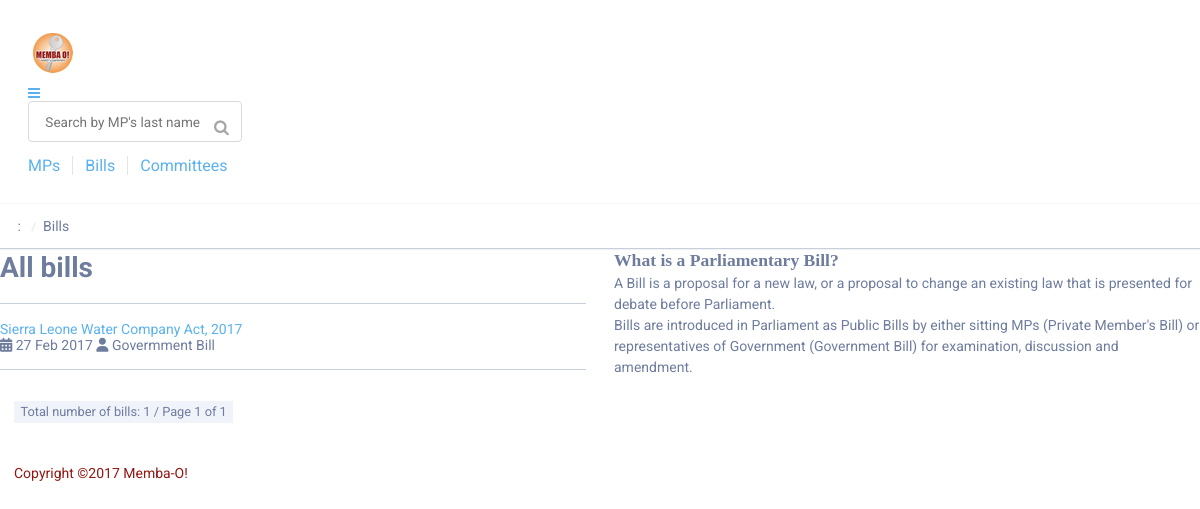
The page /bills.php on the database its author committed.
### tables this page shows
CREATE TABLE `settings` (
  `site_name` varchar(100) NOT NULL,
  `company` varchar(100) NOT NULL,
  `site_url` varchar(150) NOT NULL,
  `site_dir` varchar(60) DEFAULT NULL,
  `site_email` varchar(50) NOT NULL,
  `seo` tinyint(1) NOT NULL DEFAULT '0',
  `perpage` tinyint(4) NOT NULL DEFAULT '10',
  `backup` varchar(25) NOT NULL,
  `thumb_w` varchar(3) NOT NULL,
  `thumb_h` varchar(3) NOT NULL,
  `img_w` varchar(5) NOT NULL,
  `img_h` varchar(5) NOT NULL,
  `show_home` tinyint(1) NOT NULL DEFAULT '1',
  `show_slider` tinyint(1) NOT NULL DEFAULT '1',
  `file_dir` varchar(200) DEFAULT NULL,
  `short_date` varchar(50) NOT NULL,
  `long_date` varchar(50) NOT NULL,
  `time_format` varchar(20) DEFAULT NULL,
  `dtz` varchar(120) DEFAULT NULL,
  `locale` varchar(120) DEFAULT NULL,
  `featured` tinyint(2) NOT NULL DEFAULT '10',
  `popular` tinyint(2) NOT NULL DEFAULT '6',
  `hlayout` tinyint(4) NOT NULL DEFAULT '0',
  `homelist` tinyint(1) NOT NULL DEFAULT '4',
  `free_allowed` tinyint(1) NOT NULL DEFAULT '0',
  `logo` varchar(100) DEFAULT NULL,
  `theme` varchar(30) DEFAULT NULL,
  `psize` varchar(10) DEFAULT NULL,
  `bills_description` text,
  `committees_description` text,
  `meetings_description` text,
  `lang` varchar(10) DEFAULT NULL,
  `currency` varchar(8) DEFAULT NULL,
  `cur_symbol` varchar(6) DEFAULT NULL,
  `reg_verify` tinyint(1) NOT NULL DEFAULT '1',
  `auto_verify` tinyint(1) NOT NULL DEFAULT '1',
  `reg_allowed` tinyint(1) NOT NULL DEFAULT '1',
  `user_limit` int(6) NOT NULL DEFAULT '0',
  `notify_admin` tinyint(1) NOT NULL DEFAULT '0',
  `offline` tinyint(1) NOT NULL DEFAULT '0',
  `offline_msg` text,
  `offline_d` date DEFAULT NULL,
  `offline_t` time DEFAULT NULL,
  `metakeys` text,
  `metadesc` text,
  `analytics` text,
  `mailer` enum('PHP','SMTP','SMAIL') DEFAULT NULL,
  `smtp_host` varchar(150) DEFAULT NULL,
  `smtp_user` varchar(50) DEFAULT NULL,
  `smtp_pass` varchar(50) DEFAULT NULL,
  `smtp_port` smallint(3) DEFAULT NULL,
  `is_ssl` tinyint(1) NOT NULL DEFAULT '0',
  `sendmail` varchar(100) DEFAULT NULL,
  `version` varchar(10) NOT NULL
);

CREATE TABLE `bills` (
  `id` int(11) NOT NULL AUTO_INCREMENT,
  `title` varchar(150) NOT NULL,
  `slug` varchar(150) NOT NULL,
  `description` text,
  `date_introduced` date NOT NULL,
  `status` int(1) NOT NULL DEFAULT '1',
  `mover` int(6) NOT NULL DEFAULT '0',
  `bill_type` int(1) NOT NULL,
  `committee` int(6) NOT NULL,
  `created` datetime NOT NULL,
  `vote_up` int(6) DEFAULT '0',
  `vote_down` int(6) DEFAULT '0',
  `metakeys` text,
  `metadesc` text,
  `featured` tinyint(1) NOT NULL DEFAULT '0',
  PRIMARY KEY (`id`)
);

### themes/camembao/bills.tpl.php (the view, shortened to what the rows shown need)
<?php include("header.tpl.php");?>
<div class="page-container">
<?php if (isset($allbills)):?>
<div class="corporato-grid grey">
  <div class="columns horizontal-gutters">
    <div class="screen-50 tablet-50 phone-100 white">
      <div class="clearfix">
        <h2>All bills</h2>
      </div>
      <div class="corporato divider"></div>
      <div id="item-content" class="relative">
      <?php if($allbills):?>
        <div id="listview" class="clearfix relative">
        <?php foreach($allbills as $lrow):?>
          <?php $url = ($core->seo) ? SITEURL . '/bills/' . $lrow->slug . '/' : SITEURL . '/item.php?itemname=' . $lrow->slug;?>
          <section>
            <div class="inner">
              <a href="<?php echo $url;?>"><div class="title"><?php echo $lrow->title;?></div></a>
              <span class="date-label"><i class="fa fa-calendar" aria-hidden="true"></i> <?php echo Filter::dodate("short_date", $lrow->date_introduced);?></span>
              <span class="committee-label"><i class="fa fa-user" aria-hidden="true"></i> <?php echo getBillType($lrow->bill_type);?></span>
            </div>
          </section>
        <?php endforeach;?>
        </div>
      <?php endif;?>
      </div>
      <div class="corporato divider"></div>
      <div class="corporato tabular segment pagi">
        <aside> <span class="corporato label"><?php echo 'Total number of bills: ' . $pager->items_total;?> / <?php echo 'Page ' . $pager->current_page . ' of ' . $pager->num_pages;?></span> </aside>
      </div>
    </div>
    <div class="screen-50 tablet-50 phone-100">
      <div class="padded-30">
        <h4>What is a Parliamentary Bill?</h4>
        <p><?php echo cleanOut($core->bills_description);?></p>
      </div>
    </div>
  </div>
</div>
<?php endif;?>
</div>
<?php include("footer.tpl.php");?>

### themes/camembao/header.tpl.php (shortened to what the rows shown need)
<!doctype html>
<head>
<link href="<?php echo THEMEURL . '/cache/' . Minify::cache(array('css/base.css','css/button.css','css/image.css','css/icon.css','css/breadcrumb.css','css/popup.css','css/form.css','css/input.css','css/table.css','css/label.css','css/segment.css','css/message.css','css/divider.css','css/dropdown.css','css/list.css','css/header.css','css/menu.css','css/datepicker.css','css/progress.css','css/utility.css','css/comments.css','css/editor.css','css/style.css'),'css');?>" rel="stylesheet" type="text/css" />
</head>
<body>
<header>
	<div class="corporato-grid">
    	<div id="middlemenu">
      		<div class="corporato tabular segment">
            <div class="corporato cell logoset">
          			<div class="logo"><a href="<?php echo SITEURL; ?>/"><?php echo ($core->logo) ? '<img src="'.UPLOADURL . $core->logo.'" alt="'.$core->company.'" />': $core->company;?></a></div>
        		</div>
      		</div>
    	</div>
  	</div>
</header>

### themes/camembao/footer.tpl.php (shortened to what the rows shown need)
<footer>
<div class="wojo-grid">
   Copyright &copy;<?php echo date('Y').' '.$core->site_name;?></div>
</footer>
	</body>
</html>

### rows shown on the page
settings: logo (picture), bills_description "A Bill is a proposal for a new law, or a proposal to change an existing law that is presented for debate before Parliament. Bills are introduced in Parliament as Public Bills by either sitting MPs (Private Member's Bill) or representatives of Government (Government Bill) for examination, discussion and amendment.", site_name "Memba-O!"
bills: title "Sierra Leone Water Company Act, 2017", date_introduced "27 Feb 2017", bill_type "Govermment Bill"

### other values the page prints
$html "Bills"
$pager->items_total "1"
$pager->current_page "1"
$pager->num_pages "1"
